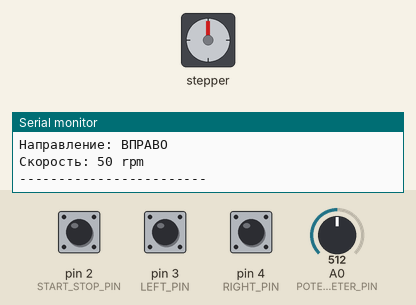
A sketch run on a simulated Arduino Uno, built with avr-gcc and run on an emulated ATmega328P. Shown: stepper motor, the last lines printed to the serial monitor. The inputs (shaded band) are chosen by the test bench; at power-on: pin 2 (START_STOP_PIN) HIGH, A0 (POTENTIOMETER_PIN) = 512, pin 3 (LEFT_PIN) HIGH, pin 4 (RIGHT_PIN) HIGH. Stepper angles assume 200 steps per turn.

Above: at 1.4 s.
1.5 s: pin 2 (START_STOP_PIN) pulled LOW for 0.15 s
At 1.89 s:
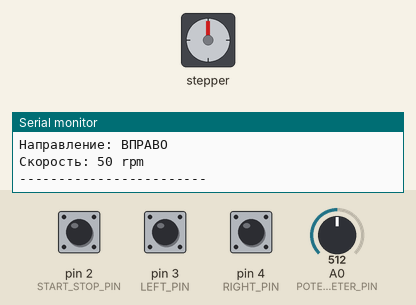
At 2.8 s:
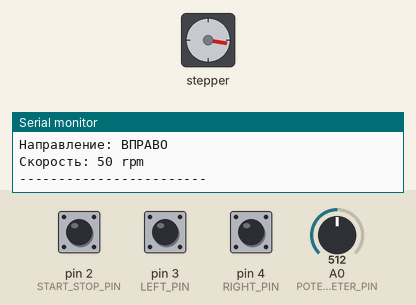
4.5 s: A0 (POTENTIOMETER_PIN) set to 90
7.5 s: pin 3 (LEFT_PIN) pulled LOW for 0.15 s
10.6 s: pin 4 (RIGHT_PIN) pulled LOW for 0.15 s
13.7 s: pin 2 (START_STOP_PIN) pulled LOW for 1 s
At 15.0 s:
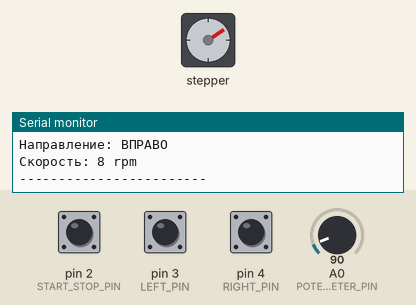
16.2 s: pin 2 (START_STOP_PIN) pulled LOW for 0.15 s
At 17.3 s:
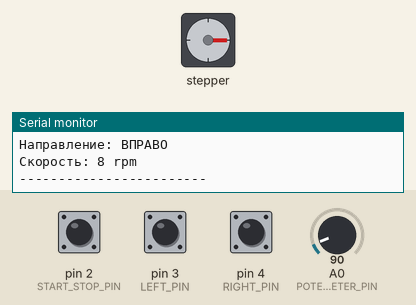
Timing chart, 0 to 21.7 s (numbered marks = the images above; inputs shaded):
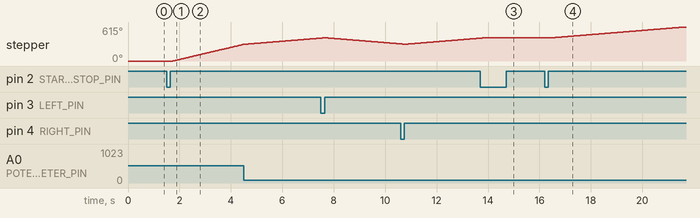

The sketch:

sketch.ino
```cpp
// Решение получено с помощью нейросети:
// https://claude.ai бесплатная версия claude sonet4, код и json.
// Управление шаговым двигателем с Arduino UNO
// Подключения:
// Шаговый двигатель: пины 8, 9, 10, 11
// Кнопка "Старт/Стоп": пин 2
// Кнопка "Влево": пин 3
// Кнопка "Вправо": пин 4
// Потенциометр: пин A0

#include <Stepper.h>

// Константы
const int STEPS_PER_REV = 200;  // Количество шагов на оборот
const int MIN_SPEED = 0;        // Минимальная скорость (rpm)
const int MAX_SPEED = 100;      // Максимальная скорость (rpm)
const int DEBOUNCE_DELAY = 50;  // Задержка для подавления дребезга (мс)

// Пины подключения
const int STEPPER_PIN1 = 8;
const int STEPPER_PIN2 = 9;
const int STEPPER_PIN3 = 10;
const int STEPPER_PIN4 = 11;
const int START_STOP_PIN = 2;
const int LEFT_PIN = 3;
const int RIGHT_PIN = 4;
const int POTENTIOMETER_PIN = A0;

// Создание объекта шагового двигателя
Stepper stepper(STEPS_PER_REV, STEPPER_PIN1, STEPPER_PIN2, STEPPER_PIN3, STEPPER_PIN4);

// Переменные состояния
bool motorRunning = false;      // Состояние работы двигателя
int direction = 1;              // Направление вращения (1 - вправо, -1 - влево)
int currentSpeed = 50;          // Текущая скорость в rpm
unsigned long lastStepTime = 0; // Время последнего шага
unsigned long stepDelay = 0;    // Задержка между шагами

// Переменные для подавления дребезга
bool lastStartStopState = HIGH;
bool lastLeftState = HIGH;
bool lastRightState = HIGH;
unsigned long lastStartStopTime = 0;
unsigned long lastLeftTime = 0;
unsigned long lastRightTime = 0;
bool startStopPressed = false;
bool leftPressed = false;
bool rightPressed = false;

void setup() {
  // Инициализация Serial порта
  Serial.begin(9600);
  Serial.println("=== Управление шаговым двигателем ===");
  Serial.println("Готов к работе!");

  // Настройка пинов кнопок как входы с подтяжкой
  pinMode(START_STOP_PIN, INPUT_PULLUP);
  pinMode(LEFT_PIN, INPUT_PULLUP);
  pinMode(RIGHT_PIN, INPUT_PULLUP);

  // Установка начальной скорости
  stepper.setSpeed(currentSpeed);
  calculateStepDelay();

  // Вывод начального состояния
  printStatus();
}

void loop() {
  // Обработка кнопок
  handleButtons();

  // Обновление скорости по потенциометру
  updateSpeed();

  // Управление двигателем
  controlMotor();

  delay(10); // Небольшая задержка для стабильности
}

// Функция обработки всех кнопок
void handleButtons() {
  handleStartStopButton();
  handleDirectionButtons();
}

// Функция обработки кнопки "Старт/Стоп"
void handleStartStopButton() {
  bool reading = digitalRead(START_STOP_PIN);

  if (reading != lastStartStopState) {
    lastStartStopTime = millis();
  }

  if ((millis() - lastStartStopTime) > DEBOUNCE_DELAY) {
    if (reading != startStopPressed) {
      startStopPressed = reading;
      if (startStopPressed == LOW) { // Кнопка нажата
        motorRunning = !motorRunning;
        Serial.print("Кнопка 'Старт/Стоп' нажата - ");
        Serial.println(motorRunning ? "СТАРТ" : "СТОП");
        printStatus();
      }
    }
  }

  lastStartStopState = reading;
}

// Функция обработки кнопок направления
void handleDirectionButtons() {
  // Обработка кнопки "Влево"
  bool leftReading = digitalRead(LEFT_PIN);

  if (leftReading != lastLeftState) {
    lastLeftTime = millis();
  }

  if ((millis() - lastLeftTime) > DEBOUNCE_DELAY) {
    if (leftReading != leftPressed) {
      leftPressed = leftReading;
      if (leftPressed == LOW) { // Кнопка нажата
        direction = -1;
        Serial.println("Кнопка 'Влево' нажата - направление: ВЛЕВО");
        printStatus();
      }
    }
  }

  lastLeftState = leftReading;

  // Обработка кнопки "Вправо"
  bool rightReading = digitalRead(RIGHT_PIN);

  if (rightReading != lastRightState) {
    lastRightTime = millis();
  }

  if ((millis() - lastRightTime) > DEBOUNCE_DELAY) {
    if (rightReading != rightPressed) {
      rightPressed = rightReading;
      if (rightPressed == LOW) { // Кнопка нажата
        direction = 1;
        Serial.println("Кнопка 'Вправо' нажата - направление: ВПРАВО");
        printStatus();
      }
    }
  }

  lastRightState = rightReading;
}

// Функция обновления скорости по потенциометру
void updateSpeed() {
  int potValue = analogRead(POTENTIOMETER_PIN);
  int newSpeed = map(potValue, 0, 1023, MIN_SPEED, MAX_SPEED);

  // Обновляем скорость только если она изменилась значительно
  if (abs(newSpeed - currentSpeed) > 2) {
    currentSpeed = newSpeed;
    stepper.setSpeed(currentSpeed);
    calculateStepDelay();
    Serial.print("Скорость изменена: ");
    Serial.print(currentSpeed);
    Serial.println(" rpm");
  }
}

// Функция расчета задержки между шагами
void calculateStepDelay() {
  // Расчет задержки в микросекундах между шагами
  // rpm = шагов в минуту, нужно перевести в микросекунды между шагами
  stepDelay = (60L * 1000L * 1000L) / (currentSpeed * STEPS_PER_REV);
}

// Функция управления двигателем
void controlMotor() {
  if (motorRunning) {
    unsigned long currentTime = micros();
    if (currentTime - lastStepTime >= stepDelay) {
      // Делаем один шаг в заданном направлении
      stepper.step(direction);
      lastStepTime = currentTime;
    }
  }
}

// Функция вывода текущего состояния
void printStatus() {
  Serial.println("--- Текущее состояние ---");
  Serial.print("Двигатель: ");
  Serial.println(motorRunning ? "РАБОТАЕТ" : "ОСТАНОВЛЕН");
  Serial.print("Направление: ");
  Serial.println(direction == 1 ? "ВПРАВО" : "ВЛЕВО");
  Serial.print("Скорость: ");
  Serial.print(currentSpeed);
  Serial.println(" rpm");
  Serial.println("------------------------");
}
```

Measured:
- after the input at 1.5 s, stepper: keeps turning clockwise at about 110°/s, starting after 0.25 s
- after the input at 13.7 s, stepper: goes on until 13.8 s, then stays 417°
- after the input at 16.2 s, stepper: keeps turning clockwise at about 38°/s, starting after 0.23 s
